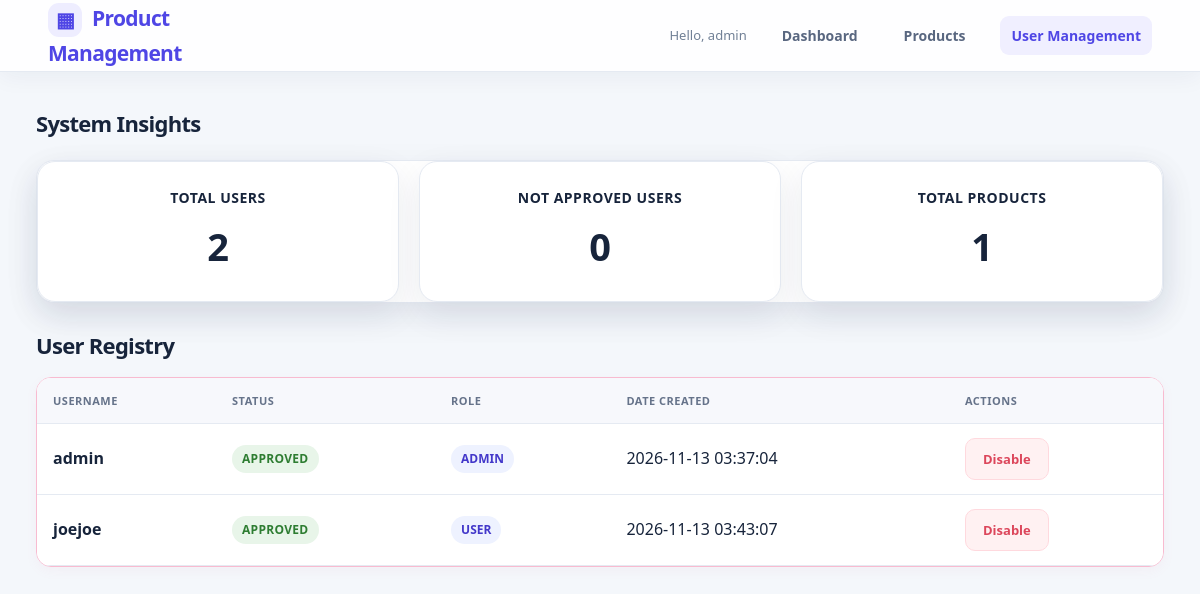
/users.php (signed in), run on the app's committed database.
### tables this page shows
CREATE TABLE `users` (
  `id` int(11) NOT NULL,
  `username` varchar(50) NOT NULL,
  `password` varchar(255) NOT NULL,
  `status` enum('pending','approved') DEFAULT 'pending',
  `role` enum('user','staff','admin') NOT NULL DEFAULT 'user',
  `created_at` timestamp NOT NULL DEFAULT current_timestamp()
);

### users.php (the view, shortened to what this page needs)
<?php
require_once 'config.php';
$username = $_SESSION['username'] ?? 'User';
$totaluser = 0;
$totalpending = 0;
$totalproduct = 0;
if (isset($conn) && $conn) {
    $result_user = $conn->query("SELECT COUNT(*) AS total FROM users");
    if ($result_user) {
        $totaluser = $result_user->fetch_assoc()['total'];
    }
    $result_pending = $conn->query("SELECT COUNT(*) AS total FROM users WHERE status='pending'");
    if ($result_pending) {
        $totalpending = $result_pending->fetch_assoc()['total'];
    }
    $result_product = $conn->query("SELECT COUNT(*) AS total FROM products");
    if ($result_product) {
        $totalproduct = $result_product->fetch_assoc()['total'];
    }
}
?>
<!DOCTYPE html>
<html lang="en">
<head>
    <link rel="stylesheet" href="brand.css?v=1">
</head>
<body>
    <nav class="navbar">
        <div class="logo">Product Management</div>
        <div class="nav-right">
            <span class="user-greeting">
                Hello, <?= htmlspecialchars($username, ENT_QUOTES, 'UTF-8') ?>
            </span>
            <a href="dashboard.php">Dashboard</a>
            <a href="products.php">Products</a>
            <a href="users.php" class="active-link">User Management</a>
        </div>
    </nav>
    <main class="container">
    <div>
        <h2 class="section-title">System Insights</h2>
        <div class="analytics-container">
            <div class="card users-card">
                Total Users
                <h2><?php echo $totaluser; ?></h2>
            </div>
            <div class="card pending-card">
                Not Approved Users
                <h2><?php echo $totalpending; ?></h2>
            </div>
            <div class="card products-card">
                Total Products
                <h2><?php echo $totalproduct; ?></h2>
            </div>
        </div>
        <h2 class="section-title">User Registry</h2>
        <div class="table-wrapper">
            <table>
                <thead>
                    <tr>
                        <th>Username</th>
                        <th>Status</th>
                        <th>Role</th>
                        <th>Date Created</th>
                        <th>Actions</th>
                    </tr>
                </thead>
                <tbody>
                    <?php
                    $fetchquery = "SELECT * FROM users";
                    $fetch = mysqli_query($conn, $fetchquery);
                    if (mysqli_num_rows($fetch) > 0) {
                        while ($user = mysqli_fetch_assoc($fetch)) {
                    ?>
                        <tr>
                            <td><strong><?php echo htmlspecialchars($user['username']); ?></strong></td>
                            <td>
                                <span class="badge-status <?php echo $user['status']; ?>">
                                    <?php echo htmlspecialchars($user['status']); ?>
                                </span>
                            </td>
                            <td><span class="badge-role"><?php echo htmlspecialchars($user['role']); ?></span></td>
                            <td><?php echo $user['created_at']; ?></td>
                            <td>
                                <?php if ($user['status'] == 'pending') : ?>
                                    <button class="btn-action btn-approve" onclick="window.location.href='approve_user.php?userid=<?php echo $user['id']; ?>'">
                                        Approve
                                    </button>
                                <?php elseif ($user['status'] == 'approved') : ?>
                                    <button class="btn-action btn-disable" onclick="window.location.href='disable_user.php?userid=<?php echo $user['id']; ?>'">
                                        Disable
                                    </button>
                                <?php else: ?>
                                    <span class="text-muted">No Actions</span>
                                <?php endif; ?>
                            </td>
                        </tr>
                    <?php
                        }
                    }
                    ?>
                </tbody>
            </table>
        </div>
    </main>
</body>
</html>

### brand.css (style rules this page uses)
:root { --ink:#17243b;--muted:#718096;--line:#e5eaf2;--bg:#f4f7fb;--surface:#fff;--primary:#4f46e5;--primary2:#3730a3;--accent:#0f9f91;--danger:#dc465b;--shadow:0 12px 34px rgba(27,43,74,.08) }
* { box-sizing:border-box }
html { scroll-behavior:smooth }
body { font-family:Inter,ui-sans-serif,system-ui,-apple-system,"Segoe UI",sans-serif!important;background:var(--bg)!important;color:var(--ink)!important;line-height:1.55 }
a { transition:.2s ease }
.navbar { position:sticky;top:0;z-index:20;display:flex!important;align-items:center;justify-content:space-between;gap:20px;padding:15px clamp(18px,4vw,56px)!important;background:rgba(255,255,255,.94)!important;border-bottom:1px solid var(--line);box-shadow:0 5px 22px rgba(27,43,74,.05)!important;min-height:72px }
.logo { display:block!important;font-size:21px!important;font-weight:850!important;letter-spacing:-.7px;color:var(--primary)!important }
.logo:before { content:"▦";display:inline-grid;place-items:center;width:34px;height:34px;margin-right:10px;border-radius:11px;background:#eeedff;color:var(--primary);font-size:20px;vertical-align:middle }
.nav-links,.nav-right { display:flex!important;align-items:center;gap:clamp(10px,2vw,25px)!important;flex-wrap:wrap }
.nav-link,.nav-right a { color:#596780!important;text-decoration:none!important;font-size:14px!important;font-weight:650!important;padding:9px 11px!important;border:0!important;border-radius:9px!important }
.nav-link:hover,.nav-right a:hover,.nav-link.active,.nav-right a.active,.nav-right a.active-link { background:#f0efff!important;color:var(--primary)!important;border:0!important }
.user-greeting { color:var(--muted)!important;font-size:13px!important }
.container { width:min(1280px,94%)!important;max-width:1280px!important;margin:34px auto!important;padding:0!important }
.welcome-heading,.section-main-title,.section-title { color:var(--ink)!important;font-weight:800!important;letter-spacing:-.7px }
.card,.form-section,.table-section,.orders-table-wrapper,.analytics-container,.pending-card,.users-card,.products-card { background:var(--surface)!important;border:1px solid var(--line)!important;border-radius:18px!important;box-shadow:var(--shadow)!important;color:var(--ink) }
.card { padding:25px!important }
.btn,.btn-submit,.buy-now-btn,.btn-action,.cancel-order-btn { display:inline-flex;align-items:center;justify-content:center;gap:8px;border:0!important;border-radius:10px!important;padding:11px 17px!important;background:var(--primary)!important;color:#fff!important;font-weight:750!important;text-decoration:none!important;cursor:pointer;box-shadow:0 5px 13px rgba(79,70,229,.18);transition:.2s }
.btn-delete,.btn-disable,.cancel-order-btn { background:#fff1f2!important;color:var(--danger)!important;border:1px solid #ffd9de!important;box-shadow:none }
table { width:100%;border-collapse:collapse!important;background:white }
th { background:#f7f8fc!important;color:#66738a!important;text-transform:uppercase;font-size:11px!important;letter-spacing:.7px;font-weight:800!important }
th,td { padding:14px 16px!important;border-bottom:1px solid var(--line)!important;text-align:left;vertical-align:middle }
.table-wrapper,.orders-table-wrapper { overflow-x:auto!important;border-radius:15px!important }
.badge-qty,.badge-role,.badge-status,.purchased-badge,.qty-tag { display:inline-block;padding:5px 10px;border-radius:30px;background:#eef2ff;color:#4338ca;font-size:12px;font-weight:750 }

### data on the page
users: username "admin", status "APPROVED", role "ADMIN", created_at "2026-11-13 03:37:04"
users: username "joejoe", status "APPROVED", role "USER", created_at "2026-11-13 03:43:07"

### other printed values
$username "admin"
$totaluser "2"
$totalpending "0"
$totalproduct "1"
